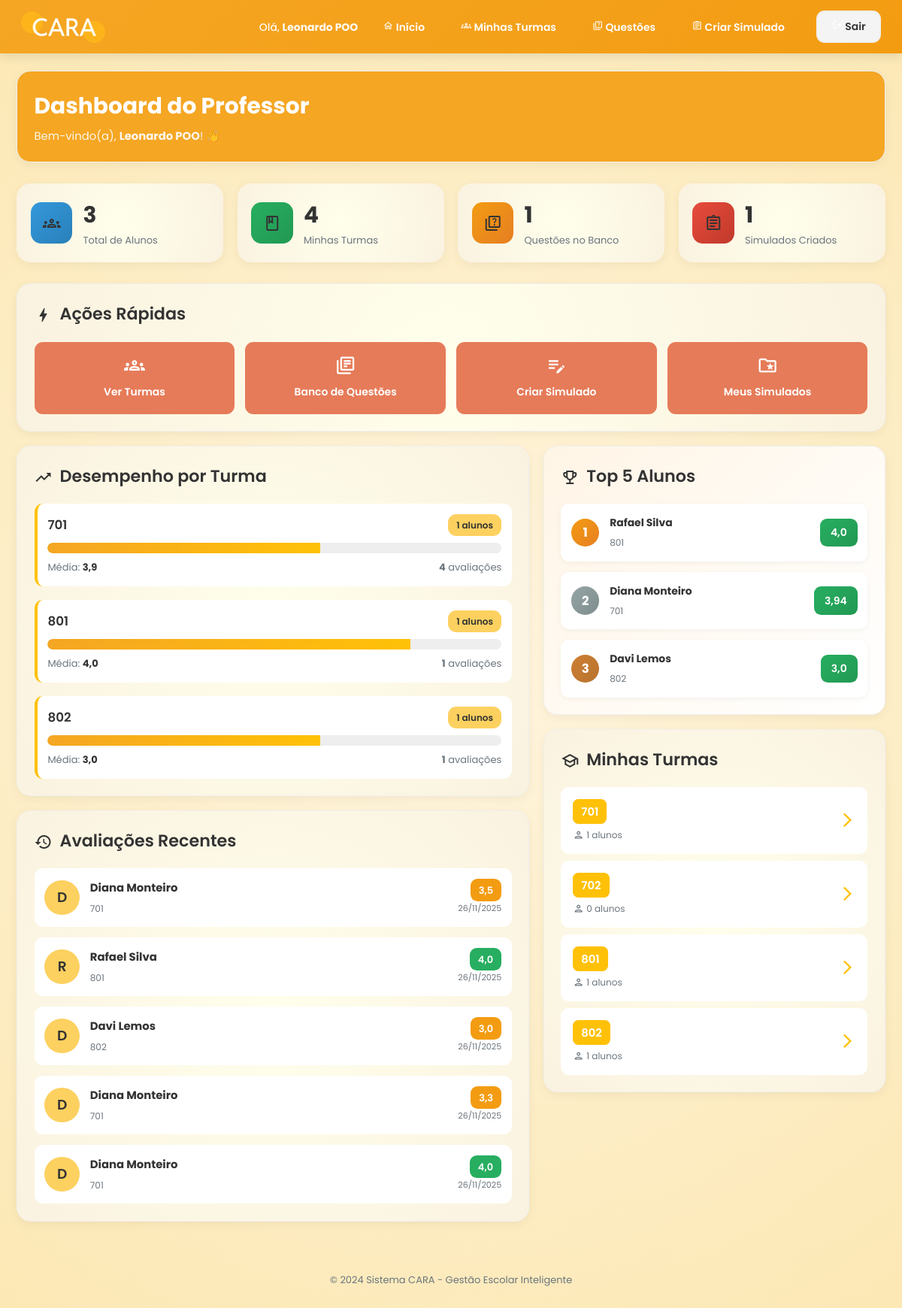
/ (signed in), run on an earlier commit of the app's database.
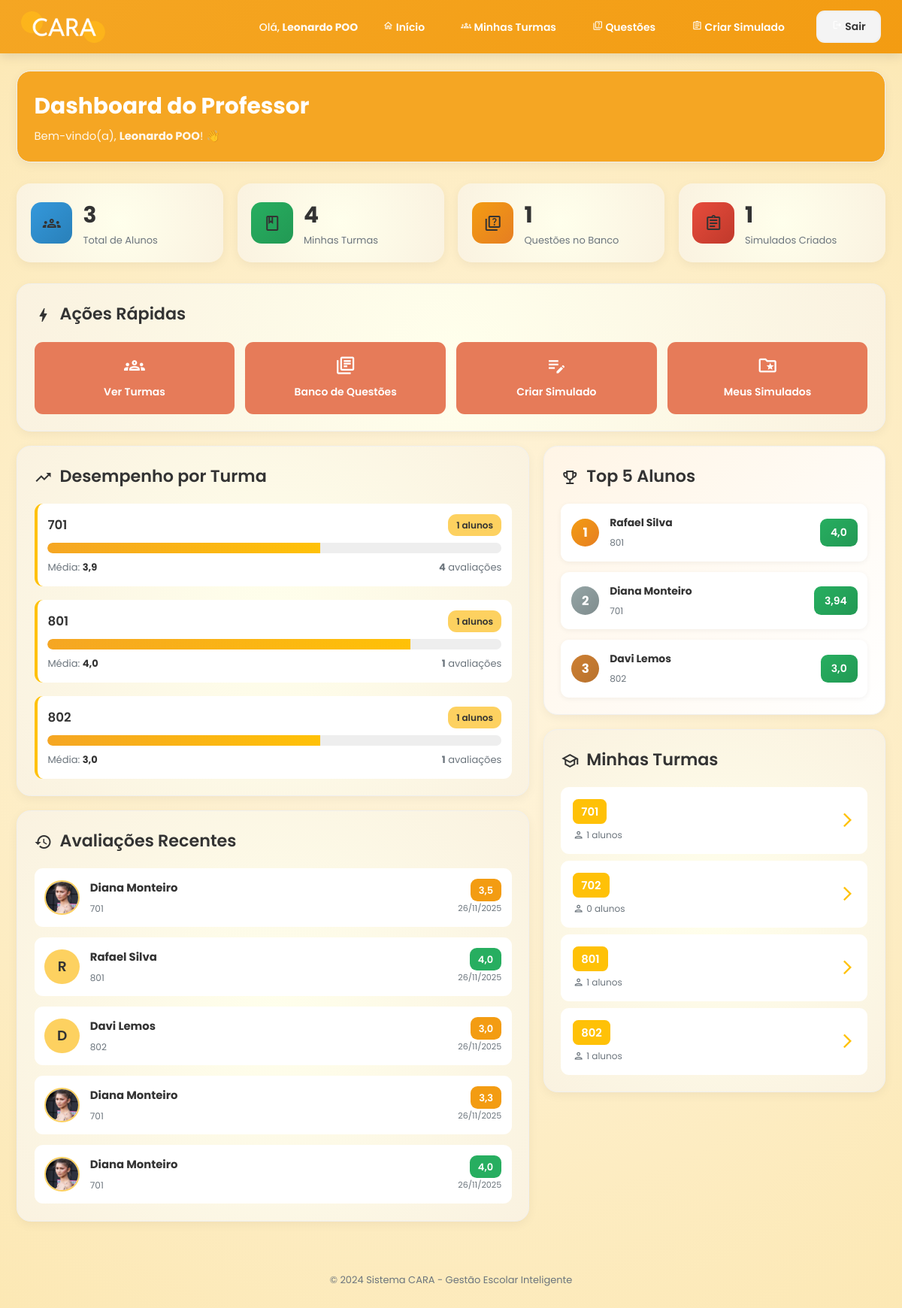
And on a later commit of the database.
### escola/models.py (models this page shows, shortened)
class Avaliacao(models.Model):
    aluno = models.ForeignKey(Aluno, on_delete=models.CASCADE, related_name="avaliacoes")
    professor = models.ForeignKey(Professor, on_delete=models.SET_NULL, null=True, related_name="avaliacoes_dadas")
    assiduidade = models.IntegerField(
        default=3,
        validators=[MinValueValidator(1), MaxValueValidator(5)]
    )
    participacao = models.IntegerField(
        default=3,
        validators=[MinValueValidator(1), MaxValueValidator(5)]
    )
    responsabilidade = models.IntegerField(
        default=3,
        validators=[MinValueValidator(1), MaxValueValidator(5)]
    )
    sociabilidade = models.IntegerField(
        default=3,
        validators=[MinValueValidator(1), MaxValueValidator(5)]
    )
    data = models.DateField(auto_now_add=True)
    class Meta:
        ordering = ['-data']
        verbose_name = 'Avaliação'
        verbose_name_plural = 'Avaliações'
    def calcular_media(self):
        return (self.assiduidade + self.participacao + self.responsabilidade + self.sociabilidade) / 4.0

class Aluno(models.Model):
    user = models.OneToOneField(User, on_delete=models.CASCADE, primary_key=True)
    foto = models.ImageField(upload_to='fotos_alunos/', blank=True, null=True)
    turma = models.ForeignKey(Turma, on_delete=models.SET_NULL, null=True, blank=True, related_name="alunos")
    matricula = models.CharField(max_length=20, unique=True, null=True, blank=True)

class Turma(models.Model):
    TURNOS = [
        ('M', 'Manhã'),
        ('T', 'Tarde'),
        ('N', 'Noite'),
    ]
    nome = models.CharField(max_length=100)
    serie = models.CharField(max_length=50, default='', blank=True)
    turno = models.CharField(max_length=1, choices=TURNOS, default='M', blank=True)
    sala = models.CharField(max_length=20, blank=True)

### escola/views.py (the view)
# urls.py: path('', views.dashboard, name='dashboard'),
@login_required
def dashboard(request):
    if request.user.is_superuser:
        return redirect('/admin/')
    elif hasattr(request.user, 'professor'):
        return dashboard_professor(request)
    elif hasattr(request.user, 'aluno'):
        return dashboard_aluno(request)
    else:
        messages.error(request, 'Login bem-sucedido, mas seu usuário não está vinculado a um perfil (Aluno ou Professor). Contate o administrador.')
        logout(request)
        return redirect('login')

### escola/views.py (called while the page is built)
def professor_required(view_func):
    def wrapper(request, *args, **kwargs):
        if not hasattr(request.user, 'professor'):
            return HttpResponseForbidden("Acesso negado")
        return view_func(request, *args, **kwargs)
    return wrapper

### escola/templates/professor/dashboard.html (shortened to what the changed rows need)
{% extends 'base.html' %}
{% load static %}
{% block content %}
<div class="dashboard-professor fade-in">
    <div class="card" style="background: linear-gradient(135deg, var(--color-primary), #f5a623); color: white; margin-bottom: 3rem;">
        <div style="display: flex; justify-content: space-between; align-items: center;">
            <div>
                <h1 style="color: white; margin-bottom: 0.5rem;">Dashboard do Professor</h1>
            </div>
        </div>
    </div>
    <div class="card">
        <h2 style="margin-bottom: 2rem;">
            <span class="material-icons-outlined" style="vertical-align: middle; margin-right: 0.5rem;">bolt</span>
            Ações Rápidas
        </h2>
    </div>
    <div style="display: grid; grid-template-columns: 1.5fr 1fr; gap: 2rem; margin-top: 2rem;">
        <div>
            <div class="card">
                <h2 style="margin-bottom: 2rem;">
                    <span class="material-icons-outlined" style="vertical-align: middle; margin-right: 0.5rem;">trending_up</span>
                    Desempenho por Turma
                </h2>
            </div>
            <div class="card" style="margin-top: 2rem;">
                <h2 style="margin-bottom: 2rem;">
                    <span class="material-icons-outlined" style="vertical-align: middle; margin-right: 0.5rem;">history</span>
                    Avaliações Recentes
                </h2>
                {% if avaliacoes_recentes %}
                    <div style="display: flex; flex-direction: column; gap: 1.5rem;">
                        {% for avaliacao in avaliacoes_recentes %}
                            <div style="display: flex; justify-content: space-between; align-items: center; padding: 1.5rem; background: white; border-radius: 1.2rem;">
                                <div style="display: flex; align-items: center; gap: 1.5rem;">
                                    {% if avaliacao.aluno.foto %}
                                        <img src="{{ avaliacao.aluno.foto.url }}" alt="{{ avaliacao.aluno.user.get_full_name }}" style="width: 5rem; height: 5rem; border-radius: 50%; object-fit: cover; border: 2px solid var(--color-stat-circle);">
                                    {% else %}
                                        <div style="width: 5rem; height: 5rem; border-radius: 50%; background: var(--color-stat-circle); display: flex; align-items: center; justify-content: center; font-weight: 600; font-size: 2rem; color: var(--text-primary);">
                                            {{ avaliacao.aluno.user.first_name|first }}
                                        </div>
                                    {% endif %}
                                    <div>
                                        <strong style="font-size: 1.6rem; display: block; margin-bottom: 0.3rem;">{{ avaliacao.aluno.user.get_full_name }}</strong>
                                        <small style="color: var(--text-secondary); font-size: 1.3rem;">{{ avaliacao.aluno.turma.nome }}</small>
                                    </div>
                                </div>
                                <div style="text-align: right;">
                                    <span class="nota-badge {% if avaliacao.calcular_media >= 4 %}alta{% elif avaliacao.calcular_media >= 3 %}media{% else %}baixa{% endif %}">
                                        {{ avaliacao.calcular_media|floatformat:1 }}
                                    </span>
                                    <small style="display: block; margin-top: 0.5rem; color: var(--text-secondary); font-size: 1.2rem;">
                                        {{ avaliacao.data|date:"d/m/Y" }}
                                    </small>
                                </div>
                            </div>
                        {% endfor %}
                    </div>
                {% else %}
                    <div class="empty-state">
                        <div class="empty-icon">📝</div>
                        <p>Nenhuma avaliação recente.</p>
                    </div>
                {% endif %}
            </div>
        </div>
        <div>
            <div class="card" style="background: linear-gradient(135deg, #fff5e6, white);">
                <h2 style="margin-bottom: 2rem;">
                    <span class="material-icons-outlined" style="vertical-align: middle; margin-right: 0.5rem;">emoji_events</span>
                    Top 5 Alunos
                </h2>
            </div>
            <div class="card" style="margin-top: 2rem;">
                <h2 style="margin-bottom: 2rem;">
                    <span class="material-icons-outlined" style="vertical-align: middle; margin-right: 0.5rem;">school</span>
                    Minhas Turmas
                </h2>
            </div>
        </div>
    </div>
</div>
{% endblock %}

What changed in the data, as far as the page shows it:
changed through a linked row, Avaliacao (number 1 of 5 on the later page): aluno.foto: picture added; aluno.user.first_name|first "D" → (not shown)
changed through a linked row, Avaliacao (number 4 of 5 on the later page): aluno.foto: picture added; aluno.user.first_name|first "D" → (not shown)
changed through a linked row, Avaliacao (number 5 of 5 on the later page): aluno.foto: picture added; aluno.user.first_name|first "D" → (not shown)
